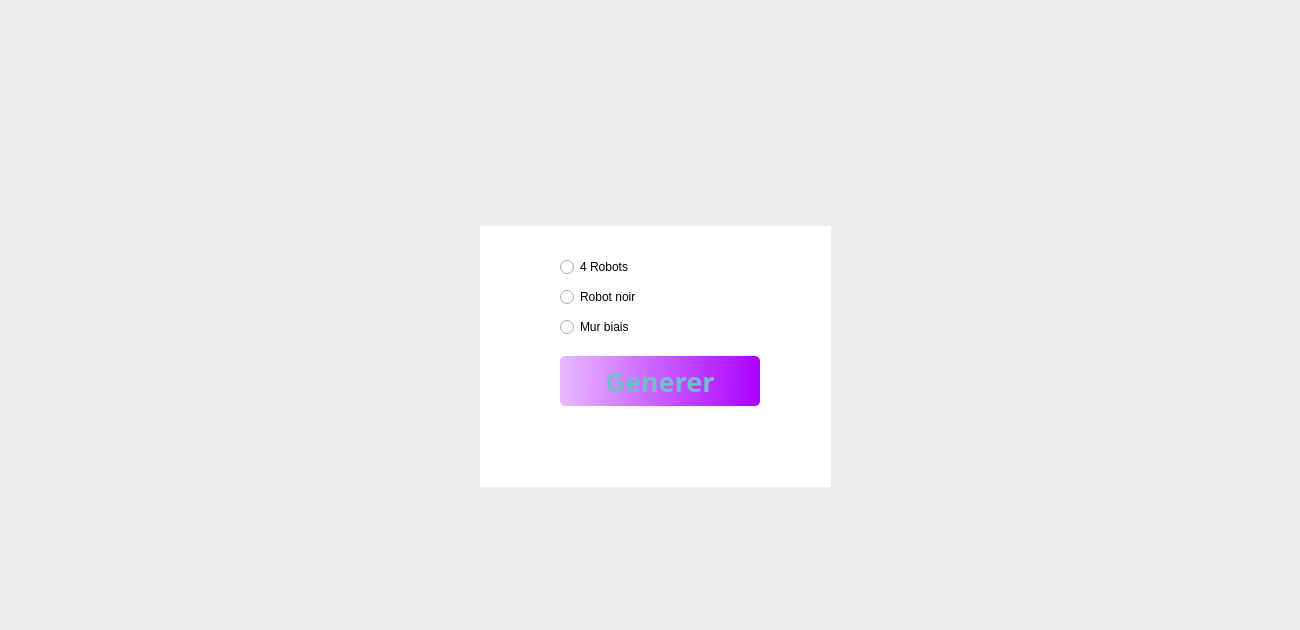
     <widget class="QWidget" name="pagetrain">
      <widget class="QWidget" name="verticalLayoutWidget_3">
       <property name="geometry">
        <rect>
         <x>10</x>
         <y>10</y>
         <width>1281</width>
         <height>611</height>
        </rect>
       </property>
       <layout class="QGridLayout" name="gridLayout_7">
        <property name="leftMargin">
         <number>100</number>
        </property>
        <property name="rightMargin">
         <number>100</number>
        </property>
        <property name="bottomMargin">
         <number>0</number>
        </property>
        <item row="1" column="0">
         <layout class="QHBoxLayout" name="horizontalLayout_5">
          <property name="spacing">
           <number>150</number>
          </property>
          <property name="leftMargin">
           <number>100</number>
          </property>
          <property name="rightMargin">
           <number>100</number>
          </property>
          <item>
           <widget class="QWidget" name="widget_2" native="true">
            <property name="styleSheet">
             <string notr="true"/>
            </property>
            <widget class="QGroupBox" name="groupBox_2">
             <property name="geometry">
              <rect>
               <x>270</x>
               <y>60</y>
               <width>351</width>
               <height>261</height>
              </rect>
             </property>
             <property name="styleSheet">
              <string notr="true">border:none;
background-color: rgb(255, 255, 255);</string>
             </property>
             <property name="title">
              <string/>
             </property>
             <widget class="QRadioButton" name="radioButton">
              <property name="geometry">
               <rect>
                <x>80</x>
                <y>30</y>
                <width>106</width>
                <height>22</height>
               </rect>
              </property>
              <property name="text">
               <string>4 Robots</string>
              </property>
              <attribute name="buttonGroup">
               <string notr="true">buttonGroup</string>
              </attribute>
             </widget>
             <widget class="QRadioButton" name="radioButton_2">
              <property name="geometry">
               <rect>
                <x>80</x>
                <y>60</y>
                <width>106</width>
                <height>22</height>
               </rect>
              </property>
              <property name="text">
               <string>Robot noir</string>
              </property>
              <attribute name="buttonGroup">
               <string notr="true">buttonGroup</string>
              </attribute>
             </widget>
             <widget class="QRadioButton" name="radioButton_3">
              <property name="geometry">
               <rect>
                <x>80</x>
                <y>90</y>
                <width>106</width>
                <height>22</height>
               </rect>
              </property>
              <property name="text">
               <string>Mur biais</string>
              </property>
              <attribute name="buttonGroup">
               <string notr="true">buttonGroup</string>
              </attribute>
             </widget>
             <widget class="QPushButton" name="GenererAleatoire">
              <property name="geometry">
               <rect>
                <x>80</x>
                <y>130</y>
                <width>200</width>
                <height>50</height>
               </rect>
              </property>
              <property name="minimumSize">
               <size>
                <width>200</width>
                <height>50</height>
               </size>
              </property>
              <property name="maximumSize">
               <size>
                <width>200</width>
                <height>50</height>
               </size>
              </property>
              <property name="font">
               <font>
                <family>Quicksand Medium</family>
                <pointsize>20</pointsize>
                <bold>true</bold>
               </font>
              </property>
              <property name="styleSheet">
               <string notr="true">QPushButton#GenererAleatoire {
    background-color: qlineargradient(spread:pad, x1:0, y1:0.477, x2:1, y2:0.483, stop:0 rgba(232, 186, 255, 255), stop:1 rgba(170, 0, 255, 255));
	border:none;
	border-radius: 5px;
	padding:10px;
	color : #70bfcb;
}

QPushButton#GenererAleatoire:hover {
    background-color: #9c2579;
}

QPushButton#GenererAleatoire:pressed {
    background-color: #9c2579;     
}

</string>
              </property>
              <property name="text">
               <string>Generer</string>
              </property>
             </widget>
            </widget>
           </widget>
          </item>
         </layout>
        </item>
        <item row="0" column="0">
         <widget class="QLabel" name="label_6">
          <property name="maximumSize">
           <size>
            <width>16777215</width>
            <height>150</height>
           </size>
          </property>
          <property name="font">
           <font>
            <pointsize>30</pointsize>
            <bold>true</bold>
           </font>
          </property>
          <property name="styleSheet">
           <string notr="true">background : url(:/img/Img/entrainement.png) center center no-repeat;
border:none;</string>
          </property>
          <property name="text">
           <string/>
          </property>
          <property name="alignment">
           <set>Qt::AlignCenter</set>
          </property>
         </widget>
        </item>
       </layout>
      </widget>
     </widget>
